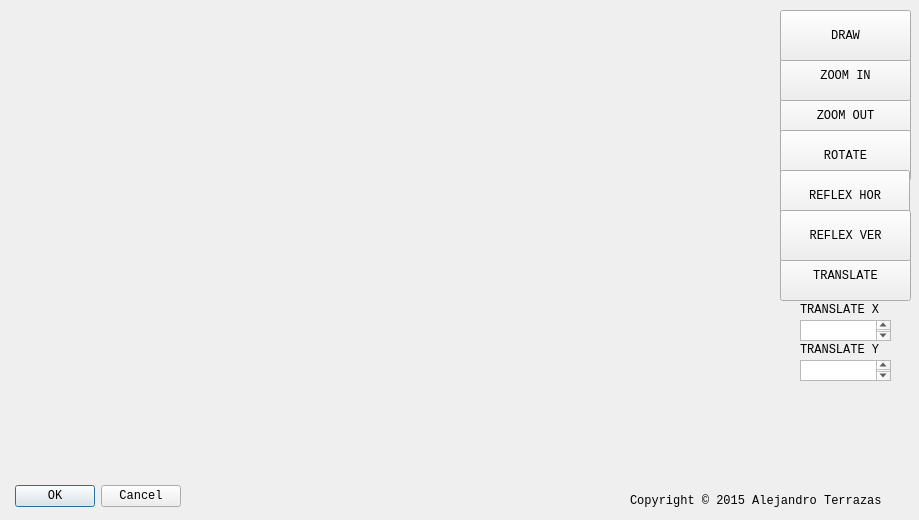
<?xml version="1.0" encoding="UTF-8"?>
<ui version="4.0">
 <class>prismaTriangular</class>
 <widget class="QDialog" name="prismaTriangular">
  <property name="geometry">
   <rect>
    <x>0</x>
    <y>0</y>
    <width>919</width>
    <height>520</height>
   </rect>
  </property>
  <property name="windowTitle">
   <string>Dialog</string>
  </property>
  <widget class="QDialogButtonBox" name="buttonBox">
   <property name="geometry">
    <rect>
     <x>-160</x>
     <y>480</y>
     <width>341</width>
     <height>32</height>
    </rect>
   </property>
   <property name="font">
    <font>
     <family>Courier New</family>
    </font>
   </property>
   <property name="orientation">
    <enum>Qt::Horizontal</enum>
   </property>
   <property name="standardButtons">
    <set>QDialogButtonBox::Cancel|QDialogButtonBox::Ok</set>
   </property>
  </widget>
  <widget class="QLabel" name="label">
   <property name="geometry">
    <rect>
     <x>800</x>
     <y>300</y>
     <width>91</width>
     <height>20</height>
    </rect>
   </property>
   <property name="font">
    <font>
     <family>Courier New</family>
    </font>
   </property>
   <property name="text">
    <string>TRANSLATE X</string>
   </property>
  </widget>
  <widget class="QPushButton" name="pushButton_2">
   <property name="geometry">
    <rect>
     <x>780</x>
     <y>250</y>
     <width>131</width>
     <height>51</height>
    </rect>
   </property>
   <property name="font">
    <font>
     <family>Courier New</family>
    </font>
   </property>
   <property name="text">
    <string>TRANSLATE</string>
   </property>
  </widget>
  <widget class="QPushButton" name="pushButton_3">
   <property name="geometry">
    <rect>
     <x>780</x>
     <y>90</y>
     <width>131</width>
     <height>51</height>
    </rect>
   </property>
   <property name="font">
    <font>
     <family>Courier New</family>
    </font>
   </property>
   <property name="text">
    <string>ZOOM OUT</string>
   </property>
  </widget>
  <widget class="QPushButton" name="pushButton_4">
   <property name="geometry">
    <rect>
     <x>780</x>
     <y>50</y>
     <width>131</width>
     <height>51</height>
    </rect>
   </property>
   <property name="font">
    <font>
     <family>Courier New</family>
    </font>
   </property>
   <property name="text">
    <string>ZOOM IN</string>
   </property>
  </widget>
  <widget class="QTextEdit" name="transX">
   <property name="geometry">
    <rect>
     <x>800</x>
     <y>320</y>
     <width>91</width>
     <height>21</height>
    </rect>
   </property>
  </widget>
  <widget class="QPushButton" name="pushButton">
   <property name="geometry">
    <rect>
     <x>780</x>
     <y>10</y>
     <width>131</width>
     <height>51</height>
    </rect>
   </property>
   <property name="font">
    <font>
     <family>Courier New</family>
    </font>
   </property>
   <property name="text">
    <string>DRAW</string>
   </property>
  </widget>
  <widget class="QLabel" name="label_2">
   <property name="geometry">
    <rect>
     <x>800</x>
     <y>340</y>
     <width>91</width>
     <height>20</height>
    </rect>
   </property>
   <property name="font">
    <font>
     <family>Courier New</family>
    </font>
   </property>
   <property name="text">
    <string>TRANSLATE Y</string>
   </property>
  </widget>
  <widget class="QTextEdit" name="transY">
   <property name="geometry">
    <rect>
     <x>800</x>
     <y>360</y>
     <width>91</width>
     <height>21</height>
    </rect>
   </property>
  </widget>
  <widget class="QPushButton" name="pushButton_5">
   <property name="geometry">
    <rect>
     <x>780</x>
     <y>130</y>
     <width>131</width>
     <height>51</height>
    </rect>
   </property>
   <property name="font">
    <font>
     <family>Courier New</family>
    </font>
   </property>
   <property name="text">
    <string>ROTATE</string>
   </property>
  </widget>
  <widget class="QPushButton" name="pushButton_6">
   <property name="geometry">
    <rect>
     <x>780</x>
     <y>170</y>
     <width>130</width>
     <height>51</height>
    </rect>
   </property>
   <property name="font">
    <font>
     <family>Courier New</family>
    </font>
   </property>
   <property name="text">
    <string>REFLEX HOR</string>
   </property>
  </widget>
  <widget class="QPushButton" name="pushButton_7">
   <property name="geometry">
    <rect>
     <x>780</x>
     <y>210</y>
     <width>131</width>
     <height>51</height>
    </rect>
   </property>
   <property name="font">
    <font>
     <family>Courier New</family>
    </font>
   </property>
   <property name="text">
    <string>REFLEX VER</string>
   </property>
  </widget>
  <widget class="QLabel" name="label_3">
   <property name="geometry">
    <rect>
     <x>630</x>
     <y>490</y>
     <width>281</width>
     <height>21</height>
    </rect>
   </property>
   <property name="font">
    <font>
     <family>Courier New</family>
    </font>
   </property>
   <property name="text">
    <string>Copyright © 2015 Alejandro Terrazas</string>
   </property>
  </widget>
 </widget>
 <resources/>
 <connections>
  <connection>
   <sender>buttonBox</sender>
   <signal>accepted()</signal>
   <receiver>prismaTriangular</receiver>
   <slot>accept()</slot>
   <hints>
    <hint type="sourcelabel">
     <x>248</x>
     <y>254</y>
    </hint>
    <hint type="destinationlabel">
     <x>157</x>
     <y>274</y>
    </hint>
   </hints>
  </connection>
  <connection>
   <sender>buttonBox</sender>
   <signal>rejected()</signal>
   <receiver>prismaTriangular</receiver>
   <slot>reject()</slot>
   <hints>
    <hint type="sourcelabel">
     <x>316</x>
     <y>260</y>
    </hint>
    <hint type="destinationlabel">
     <x>286</x>
     <y>274</y>
    </hint>
   </hints>
  </connection>
 </connections>
</ui>
